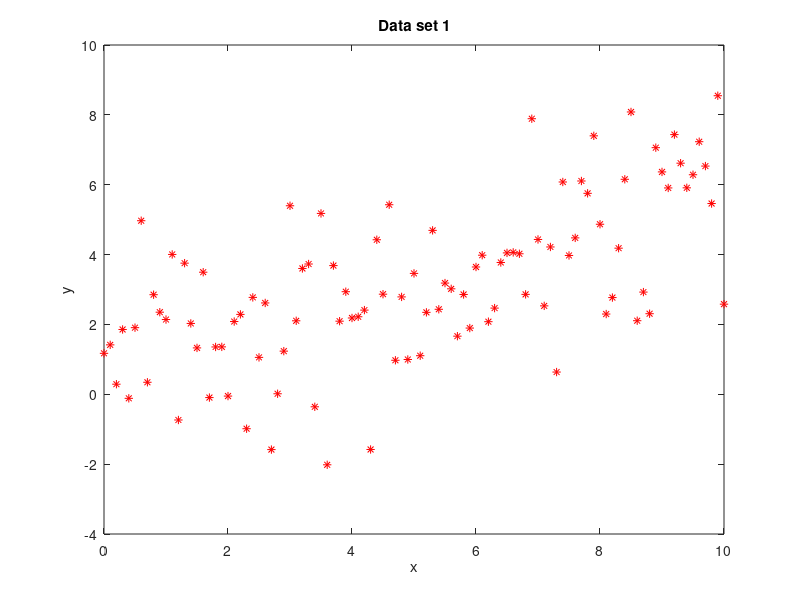
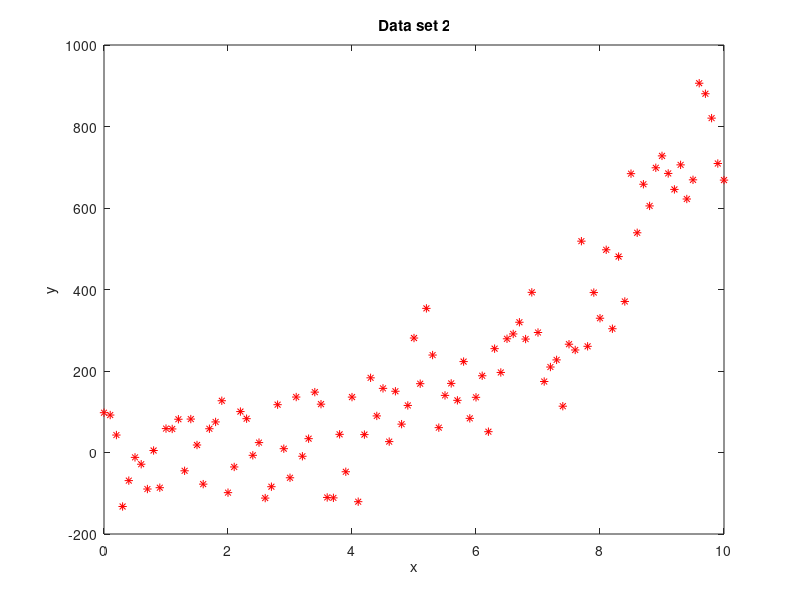
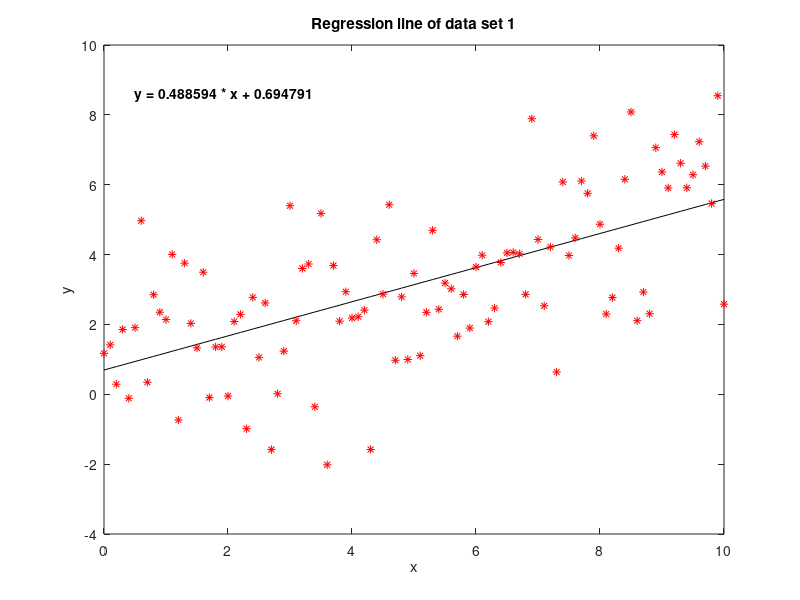
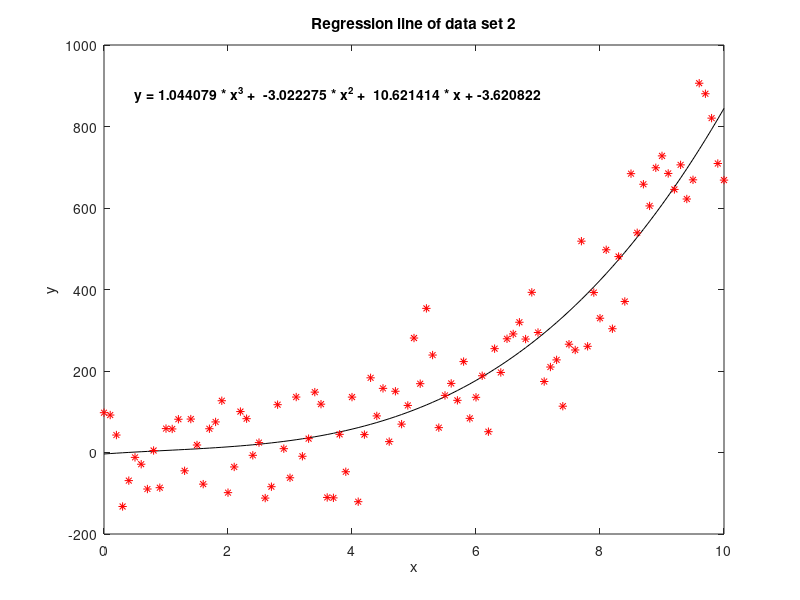

Here is the MATLAB script that generated these plots, in order:
%% Title : Linear least-squares regression
% Description :
% This file contains the code of the linear least-squares
% regression and the ridge regression. 

clear; close all; clc

%% Linear least-squares regression
% Generate the data: degree 1 
n = 100;
x = 0:0.1:10;
y = 0.5 * x + 0.9;

figure; plot(x,y)

noise = wgn(n+1,1,5);
ywn = y + noise.';

plot(x, ywn, '*r')
xlabel('x')
ylabel('y')
title('Data set 1')

% Generate the data: degree 3 
n2 = 100;
x2 = 0:0.1:10;
y2 = 0.8 .* x2.^3 + 0.6 .* x2.^2 + 0.5 .* x2 + 0.9;

figure; plot(x2,y2)

noise2 = wgn(n2+1,1,40);
ywn2 = y2 + noise2.';

plot(x2, ywn2, '*r')
xlabel('x')
ylabel('y')
title('Data set 2')

% Linear least squares regression : example 1
tic
xc = [ones(n+1, 1), x'];
w = inv(xc' * xc) * xc' * ywn';
y_hat = xc*w;
toc 

for i = 1:n
    MSE1 = (ywn(i)-y_hat(i))^2;
end
MSE1 = 1/n * MSE1

figure
plot(x,y_hat, 'k', x,ywn, 'r*')
xlabel('x')
ylabel('y')
title('Regression line of data set 1')
xl = xlim;
yl = ylim;
xt = 0.05 * (xl(2)-xl(1)) + xl(1);
yt = 0.90 * (yl(2)-yl(1)) + yl(1);
caption = sprintf('y = %f * x + %f', w(2), w(1));
text(xt, yt, caption, 'FontSize', 10, 'Color', 'k', 'FontWeight', 'bold');

% Linear least squares regression : example 2
tic
xc2 = [ones(n2+1, 1), x2', (x2.^2)', (x2.^3)'];
w2 = inv(xc2' * xc2) * xc2' * ywn2';
y_hat2 = xc2*w2;
toc

for i = 1:n
    MSE2 = (ywn2(i)-y_hat2(i))^2;
end
MSE2 = 1/n * MSE2

figure
plot(x2,y_hat2, 'k', x2,ywn2, 'r*')
xlabel('x')
ylabel('y')
title('Regression line of data set 2')
xl = xlim;
yl = ylim;
xt = 0.05 * (xl(2)-xl(1)) + xl(1);
yt = 0.90 * (yl(2)-yl(1)) + yl(1);
caption = sprintf('y = %f * x^3 +  %f * x^2 +  %f * x + %f', w2(4), w2(3), w2(2), w2(1));
text(xt, yt, caption, 'FontSize', 10, 'Color', 'k', 'FontWeight', 'bold');

%% Ridge regression
% Ridge regression : with regularisation, example 1, lambda = 5 
tic
lambda = 5;
L = lambda.*eye(size(xc,2));
L(1) = 0;
w12 = inv(xc' * xc + L) * (xc') * ywn';
y_hat12 = xc*w12;
toc
figure
plot(x,y_hat12, 'k', x,ywn, 'r*')
xlabel('x')
ylabel('y')
title('Regression line of data set 1 with regularisation')
xl = xlim;
yl = ylim;
xt = 0.05 * (xl(2)-xl(1)) + xl(1);
yt = 0.90 * (yl(2)-yl(1)) + yl(1);
caption = sprintf('y = %f * x + %f', w12(2), w12(1));
text(xt, yt, caption, 'FontSize', 10, 'Color', 'k', 'FontWeight', 'bold');

for i = 1:n
    MSE3 = (ywn(i)-y_hat12(i))^2;
end
MSE3 = 1/n * MSE3

% Ridge regression : with regularisation, example 2, lambda = 5 
tic
lambda = 5;
L2 = lambda.*eye(size(xc2,2));
L2(1) = 0;
w22 = inv(xc2' * xc2 + L2) * (xc2') * ywn2';
y_hat22 = xc2*w22;
toc
figure
plot(x2,y_hat22, 'k', x2,ywn2, 'r*')
xlabel('x')
ylabel('y')
title('Regression line of data set 2 with regularisation')
xl = xlim;
yl = ylim;
xt = 0.05 * (xl(2)-xl(1)) + xl(1);
yt = 0.90 * (yl(2)-yl(1)) + yl(1);
caption = sprintf('y = %f * x^3 +  %f * x^2 + %f * x + %f', w22(4), w22(3) ,w22(2), w22(1));
text(xt, yt, caption, 'FontSize', 10, 'Color', 'k', 'FontWeight', 'bold');

for i = 1:n
    MSE4 = (ywn2(i)-y_hat22(i))^2;
end
MSE4 = 1/n * MSE4